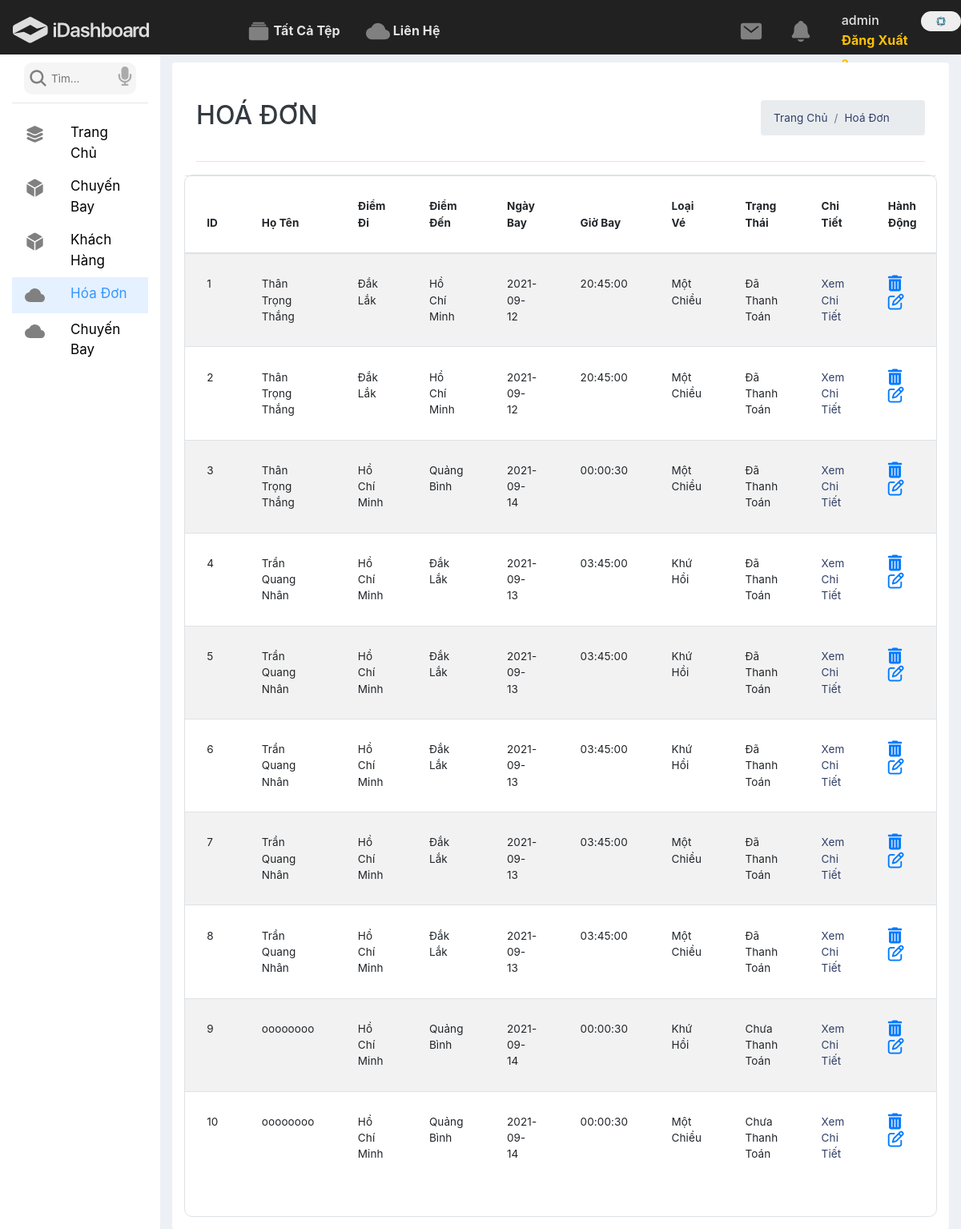
Page /admin/index.php?ctrl=hoadon&act=index (signed in) on the committed database.
### tables this page shows
CREATE TABLE `hoadon` (
  `id` int(11) NOT NULL,
  `ngaydatve` datetime NOT NULL,
  `trangthai` tinyint(1) NOT NULL,
  `idkh` int(11) DEFAULT NULL,
  `tongtien` int(11) NOT NULL,
  `iddaily` int(11) DEFAULT NULL
);

CREATE TABLE `hdchitiet` (
  `id` int(11) NOT NULL,
  `idhd` int(11) NOT NULL,
  `idchuyenbay` int(11) NOT NULL,
  `vitringoi` varchar(100) NOT NULL,
  `hangghe` enum('1','2') NOT NULL,
  `giatien` int(11) NOT NULL,
  `tenkh` varchar(255) NOT NULL,
  `gioitinh` enum('0','1','2','') NOT NULL,
  `dienthoai` varchar(11) NOT NULL,
  `cmnd` int(10) NOT NULL,
  `gmail` varchar(255) DEFAULT NULL,
  `random` int(11) NOT NULL
);

### system/database.php (called while the page is built, shortened)
<?php
function connect(){
    try {
        $ConnectionOption = array
            (
                PDO::MYSQL_ATTR_INIT_COMMAND => "SET NAMES 'utf8'",
                PDO::ATTR_ERRMODE => PDO::ERRMODE_EXCEPTION,
            );
        $conn = new PDO ('mysql:host='.HOST_DB.';dbname='.NAME_DB.';charset=utf8', USER_DB, PASS_DB, $ConnectionOption);
        $conn->setAttribute(PDO::ATTR_ERRMODE, PDO::ERRMODE_EXCEPTION);
        return $conn;
    } catch(PDOException $e) {
        include_once '../site/views/error/500.php';
    }
}
function result1($fe,$sql){
    $sqlValue = array_slice(func_get_args(),2);
    try {
        $conn = connect();
        $stmt = $conn->prepare($sql);
        $stmt->execute($sqlValue);
        if($fe===0)return $stmt->fetchAll();elseif($fe===1)return $stmt->fetch(PDO::FETCH_ASSOC);
    } catch (PDOException $e) {
        echo "Lỗi: " . $e->getMessage();
    }
    finally{
        unset($conn);
    }
}
?>

### admin/models/hoadon.php (called while the page is built, shortened)
<?php
    function showallhd(){
        $sql = "select * from hoadon order by id desc limit 10 ";
        return result1(0,$sql);
    }
    function demSoluong($idhd){
        $sql = "SELECT count(*) as 'sl' FROM `hdchitiet` WHERE idhd='$idhd' GROUP BY idhd ";
        return result1(1,$sql);
    }
?>

### admin/models/khachhang.php (called while the page is built, shortened)
<?php
function showHdCt($idhd){
    $sql = "SELECT * FROM hdchitiet WHERE idhd=".$idhd;
    return result1(1,$sql);
}

### admin/models/timve.php (called while the page is built, shortened)
<?php
function showVeAdmin($id)
{
    $sql = "select o.id,o.gioden,o.giodi,o.ngaydi,o.tinh_den,q.tinh_di,o.masb_den,q.masb_di,p.giavethuong, p.giavethuonggia,b.hangmb
	from
    (select r.gioden,r.giodi,r.ngaydi, r.id, s.tinh as 'tinh_den',s.masanbay as 'masb_den' from chuyenbay r
    inner join tuyenduong i on r.idtuyenduong=i.id
    inner join sanbay s on i.iddiemden = s.idsanbay) as o
    inner join
    (select r.gioden,r.giodi,r.ngaydi,r.id, s.tinh as 'tinh_di',s.masanbay as 'masb_di' from chuyenbay r
    inner join tuyenduong i on r.idtuyenduong=i.id
    inner join sanbay s on i.iddiemdi = s.idsanbay) as q
    inner join
    (select r.id, w.giavethuong, w.giavethuonggia from giave w
    inner join chuyenbay r on w.idchuyenbay = r.id) as p
    inner join
    (select r.id, d.hangmb from dsmaybay d
    inner join chuyenbay r on d.id = r.idmaybay) as b
    on o.id=q.id and q.id=p.id and o.id=b.id where o.id='$id'";
    return result1(0,$sql);
}
?>

### admin/views/hoadonindex.php (the view)
<div class="col-lg-10">
    <div class="l-box-white">
        <div class="container-fluid">
            <div class="row d-flex justify-content-between mt-3">
                <div class="col-lg-4 text-dark mt-3">
                    <h2>HOÁ ĐƠN</h2>
                </div>
                <div class="col-lg-3 mt-3">
                    <nav aria-label="breadcrumb ">
                        <ol class="breadcrumb">
                            <li class="breadcrumb-item"><a href="#">Trang Chủ</a></li>
                            <li class="breadcrumb-item"><a href="#">Hoá Đơn</a></li>
                        </ol>
                    </nav>
                </div>
            </div>
            <hr>
            <div class="row mt-3">
                <div class="col-lg-12 bg-white pb-4 border">
                    <div class="row d-flex justify-content-center">
                        <table class="table table-striped table-inverse table-responsive">
                            <thead class="thead-inverse">
                                <tr>
                                    <th>ID</th>
                                    <th>Họ Tên</th>
                                    <th>Điểm Đi</th>
                                    <th>Điểm Đến</th>
                                    <th>Ngày Bay</th>
                                    <th>Giờ Bay</th>
                                    <th>Loại Vé</th>
                                    <th>Trạng Thái</th>
                                    <th>Chi Tiết</th>
                                    <th>Hành Động</th>
                                </tr>
                            </thead>
                            <tbody id="result">
                                <?php
                                    $i=0;
                                    foreach ($showallhd as $hd) {
                                        $i++;
                                        $id=$hd['id'];
                                        $linkdel = "/ban-ve-may-bay/admin/index.php?ctrl=hoadon&act=del&iddel=".$id;
                                        $linkedit = "/ban-ve-may-bay/admin/index.php?ctrl=hoadon&act=add&idedit=".$id;
                                        $linkhdct = "/ban-ve-may-bay/admin/index.php?ctrl=hoadon&act=hdct&idhd=".$id;
                                        $tenKh = isset(showHdCt($hd['id'])['tenkh']) ? showHdCt($hd['id'])['tenkh'] : '';
                                        $trangThai = $hd['trangthai'];
                                        if($trangThai == 1){
                                            $trangThai = 'Chưa Thanh Toán';
                                        }elseif($trangThai == 2){
                                            $trangThai = 'Đã Thanh Toán';
                                        }
                                        $soLuong = isset($hd['id']) ? demSoluong($hd['id']) : '';
                                        if(isset($soLuong['sl']) && $soLuong['sl'] > 1){
                                            $loaiVe ='Khứ Hồi';
                                        }else{
                                            $loaiVe ='Một Chiều';
                                        }
                                    ?>
                                    <tr>
                                        <td><?=$i?></td>
                                        <td><?=$tenKh?></td>
                                        <td><?= isset(showHdCt($hd['id'])['idchuyenbay']) ? showVeAdmin(showHdCt($hd['id'])['idchuyenbay'])['0']['tinh_di'] : ''?></td>
                                        <td><?= isset(showHdCt($hd['id'])['idchuyenbay']) ? showVeAdmin(showHdCt($hd['id'])['idchuyenbay'])['0']['tinh_den'] : '' ?></td>
                                        <td><?= isset(showHdCt($hd['id'])['idchuyenbay']) ? showVeAdmin(showHdCt($hd['id'])['idchuyenbay'])['0']['ngaydi'] : '' ?></td>
                                        <td><?= isset(showHdCt($hd['id'])['idchuyenbay']) ? showVeAdmin(showHdCt($hd['id'])['idchuyenbay'])['0']['giodi'] : '' ?></td>
                                        <td><?= $loaiVe?></td>
                                        <td><?=$trangThai?></td>
                                        <td><a href="<?=$linkhdct?>">Xem Chi Tiết</a></td>
                                        <td>
                                            <a onclick='checkDelete("<?=$linkdel?>")'><i class="fa fa-trash mr-3"></i></a>
                                            <a href="<?=$linkedit?>"><i class="fa fa-edit"></i></a>
                                        </td>
                                    </tr>
                                <?php }?>
                            </tbody>
                        </table>
                    </div>
                </div>
            </div>
        </div>
    </div>
</div>

### admin/views/css/style.css (style rules this page uses)
a, a:hover, a:active { text-decoration: none !important; color: #303e67; }
body { margin: 0; overflow-x: hidden !important; font-size: .845rem; background-color: #edf0f5; color: rgba(0, 0, 0, 0.95); min-height: 100vh; letter-spacing: 0.1px; line-height: 1.5; font-family: "Inter", sans-serif; }
.bg-white { background-color: white; }
.border { border-radius: 10px; }
ul, li { list-style: none; padding: 0; margin: 0; }
tr td .fa-trash, tr td .fa-edit { font-size: 20px !important; color: #007bff; }
.table td, .table th { padding: 1.7rem; }
.l-box-white { background: white; border-radius: 4px; margin-top: 10px; padding: 15px 15px; }

### rows in the picture
hoadon: id.tenkh "Thân Trọng Thắng", tinh_di "Đắk Lắk", tinh_den "Hồ Chí Minh", ngaydi "2021-09-12", giodi "20:45:00", loaiVe "Một Chiều", trangthai "Đã Thanh Toán"
hoadon: id.tenkh "Thân Trọng Thắng", tinh_di "Đắk Lắk", tinh_den "Hồ Chí Minh", ngaydi "2021-09-12", giodi "20:45:00", loaiVe "Một Chiều", trangthai "Đã Thanh Toán"
hoadon: id.tenkh "Thân Trọng Thắng", tinh_di "Hồ Chí Minh", tinh_den "Quảng Bình", ngaydi "2021-09-14", giodi "00:00:30", loaiVe "Một Chiều", trangthai "Đã Thanh Toán"
hoadon: id.tenkh "Trần Quang Nhân", tinh_di "Hồ Chí Minh", tinh_den "Đắk Lắk", ngaydi "2021-09-13", giodi "03:45:00", loaiVe "Khứ Hồi", trangthai "Đã Thanh Toán"
hoadon: id.tenkh "Trần Quang Nhân", tinh_di "Hồ Chí Minh", tinh_den "Đắk Lắk", ngaydi "2021-09-13", giodi "03:45:00", loaiVe "Khứ Hồi", trangthai "Đã Thanh Toán"
hoadon: id.tenkh "Trần Quang Nhân", tinh_di "Hồ Chí Minh", tinh_den "Đắk Lắk", ngaydi "2021-09-13", giodi "03:45:00", loaiVe "Khứ Hồi", trangthai "Đã Thanh Toán"
hoadon: id.tenkh "Trần Quang Nhân", tinh_di "Hồ Chí Minh", tinh_den "Đắk Lắk", ngaydi "2021-09-13", giodi "03:45:00", loaiVe "Một Chiều", trangthai "Đã Thanh Toán"
hoadon: id.tenkh "Trần Quang Nhân", tinh_di "Hồ Chí Minh", tinh_den "Đắk Lắk", ngaydi "2021-09-13", giodi "03:45:00", loaiVe "Một Chiều", trangthai "Đã Thanh Toán"
hoadon: id.tenkh "oooooooo", tinh_di "Hồ Chí Minh", tinh_den "Quảng Bình", ngaydi "2021-09-14", giodi "00:00:30", loaiVe "Khứ Hồi", trangthai "Chưa Thanh Toán"
hoadon: id.tenkh "oooooooo", tinh_di "Hồ Chí Minh", tinh_den "Quảng Bình", ngaydi "2021-09-14", giodi "00:00:30", loaiVe "Một Chiều", trangthai "Chưa Thanh Toán"

### other values in the picture
$_SESSION['suser'] "admin"
